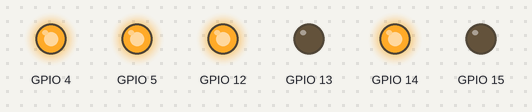
The sketch below on a simulated ESP32. Shown: output pins drawn as LEDs (lit = HIGH). What the sketch prints to the serial monitor is not drawn.

Above: at 0.1 s.
Timing chart, 0 to 1.6 s (numbered marks = the images above):
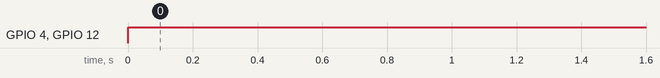

Measured:
- by itself, GPIO 4, GPIO 12: LOW → HIGH at 0.00 s

The sketch:

MazeRunner_V2.0.ino
```cpp
#include "MazeRunner.h"
#include <HCSR04.h>

//Declaring Sonar sensor variable
int S1, S2, S3;
//Declaring digital pin for IR sensor
int IRA = 32, IRB = 33, IRC = 25, IRD = 34, IRE = 19; //IRD = Right side IR
//Declaring variable for IR
int valA = 0, valB = 0, valC = 0, valD = 0, valE = 0;

//HCSR04 sonarA(22, 23); //Front Sonor - initialisation class HCSR04 (trig pin , echo pin)
//HCSR04 sonarB(12, 21); //Right Sonor - initialisation class HCSR04 (trig pin , echo pin)
//HCSR04 sonarC(2, 15); //Left Sonor - initialisation class HCSR04 (trig pin , echo pin)

//Using class "Motor" {methods = Forward, Backward, Stop, Speed, Status}
Motor motorA(15, 4, 5);  // Right Motor - (in1, in2, en)
Motor motorB(13, 12, 14);  // Left Motor - (in1, in2, en)

void setup() {
  // put your setup code here, to run once:
  Serial.begin(115200);
}

void loop() {
  //ActivateSonar(); // reading sonar
  motorA.Speed(255);
  motorA.Forward();
  motorB.Speed(255);
  motorB.Forward();
  delay(500);
}

// Reading all Sonar sensor and passing data to another function for processing
void ActivateSonar() {
  // S1 = sonarA.dist();
  // Serial.print("Sonor 1: ");
  // Serial.println(S1);
  // S2 = sonarB.dist();
  // Serial.print("Sonor 2: ");
  // Serial.println(S2);
  // S3 = sonarC.dist();
  // Serial.print("Sonor 3: ");
  // Serial.println(S3);

  // PutSonorData(S1, S2, S3); // sending data for processing
}
```

MazeRunner.h
```cpp
#ifndef MOTOR_H
#define MOTOR_H
#include <Arduino.h>

class Motor {
  private:
    int in1;
    int in2;
    int enable1Pin;
    const int freq = 30000;
    const int pwmChannel = 0;
    const int resolution = 8;

  public:
    int dutyCycle = 250;
    Motor(int in1, int in2, int enable1Pin) {
      this -> in1 = in1;
      this -> in2 = in2;
      this -> enable1Pin = enable1Pin;
      init();
    };

    void init() {
      // sets the pins as outputs:
      pinMode(in1, OUTPUT);
      pinMode(in2, OUTPUT);
      pinMode(enable1Pin, OUTPUT);

      // configure LED PWM functionalitites
      ledcSetup(pwmChannel, freq, resolution);

      // attach the channel to the GPIO to be controlled
      ledcAttachPin(enable1Pin, pwmChannel);

      ledcWrite(pwmChannel, dutyCycle);
    }

    void Forward() {
      Serial.println("Forward");
      digitalWrite(in1, LOW);
      digitalWrite(in2, HIGH);
    };

    void Backward() {
      Serial.println("Backward");
      digitalWrite(in1, HIGH);
      digitalWrite(in2, LOW);
    };

    void Stop() {
      Serial.println("Stop");
      digitalWrite(in1, LOW);
      digitalWrite(in2, LOW);
    };

    void Status(){
      Serial.println("Pin used : ");
      Serial.println(in1);
      Serial.println(in2);
      Serial.println(enable1Pin);
    }
    void Speed(int spd){
      this -> dutyCycle = spd;
      ledcWrite(pwmChannel, dutyCycle);
      Serial.println("Current Speed : ");
      Serial.println(dutyCycle);
      }
};


//All Sensor Data declaration
int Sonor1, Sonor2, Sonor3, IR1, IR2, IR3, IR4, IR5;
//Getting sonor data
void PutSonorData(int S1, int S2, int S3){
  Sonor1 = S1; Sonor2 = S2; Sonor3 = S3;
}
//Getting IR data
void PutIRData(int IRA,  int IRB, int IRC, int IRD, int IRE){
    IR1 = IRA; IR2 = IRB; IR3 = IRC; IR4 = IRD; IRE = IR5;
}

void FollowLine(Motor A, Motor B){
  if(IR1 == 1 && IR2 == 1){
    A.Forward();
    B.Forward();
    Serial.println("Forward");
  }
  else{
    A.Stop();
    B.Stop();
    Serial.println("Stop");
    }

}
#endif
```
